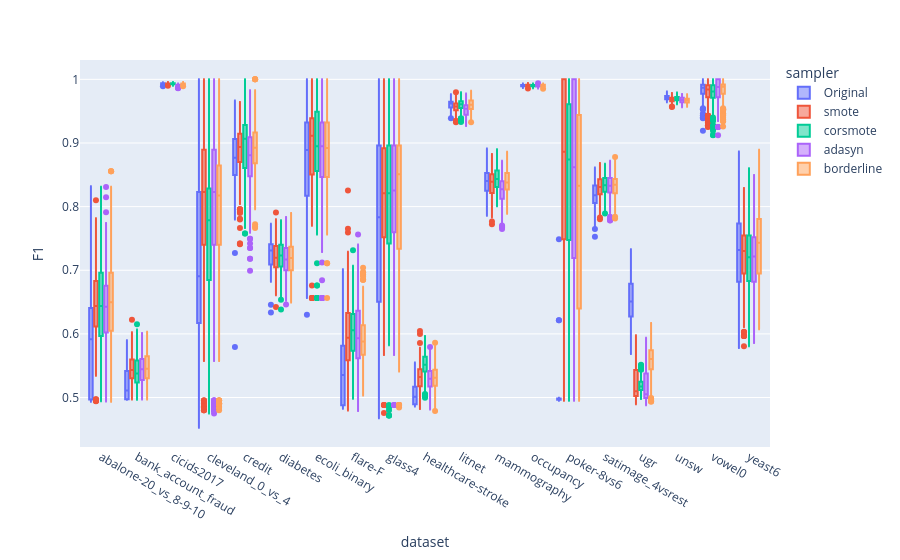

This figure's notebook cell:
### Code cell
fig = px.box(df, y="F1", color="sampler", x="dataset")
fig.show()
fig.write_image("../ComparativaF1_por_dataset.pdf", format="pdf", width=1920)

### Figure 1 — Plotly figure (JSON) as saved in the notebook; plotly's stock layout.template omitted (floating-point values rounded to 4 significant figures; data arrays with more than 128 entries replaced by an {"elided": "..."} marker saying what was removed)
{"data": [{"alignmentgroup": "True", "hovertemplate": "sampler=Original<br>dataset=%{x}<br>F1=%{y}<extra></extra>", "legendgroup": "Original", "marker": {"color": "#636efa"}, "name": "Original", "notched": false, "offsetgroup": "Original", "orientation": "v", "showlegend": true, "type": "box", "x": {"elided": "1710 str values"}, "x0": " ", "xaxis": "x", "y": {"elided": "1710 float values"}, "y0": " ", "yaxis": "y"}, {"alignmentgroup": "True", "hovertemplate": "sampler=smote<br>dataset=%{x}<br>F1=%{y}<extra></extra>", "legendgroup": "smote", "marker": {"color": "#EF553B"}, "name": "smote", "notched": false, "offsetgroup": "smote", "orientation": "v", "showlegend": true, "type": "box", "x": {"elided": "5130 str values"}, "x0": " ", "xaxis": "x", "y": {"elided": "5130 float values"}, "y0": " ", "yaxis": "y"}, {"alignmentgroup": "True", "hovertemplate": "sampler=corsmote<br>dataset=%{x}<br>F1=%{y}<extra></extra>", "legendgroup": "corsmote", "marker": {"color": "#00cc96"}, "name": "corsmote", "notched": false, "offsetgroup": "corsmote", "orientation": "v", "showlegend": true, "type": "box", "x": {"elided": "5130 str values"}, "x0": " ", "xaxis": "x", "y": {"elided": "5130 float values"}, "y0": " ", "yaxis": "y"}, {"alignmentgroup": "True", "hovertemplate": "sampler=adasyn<br>dataset=%{x}<br>F1=%{y}<extra></extra>", "legendgroup": "adasyn", "marker": {"color": "#ab63fa"}, "name": "adasyn", "notched": false, "offsetgroup": "adasyn", "orientation": "v", "showlegend": true, "type": "box", "x": {"elided": "5043 str values"}, "x0": " ", "xaxis": "x", "y": {"elided": "5043 float values"}, "y0": " ", "yaxis": "y"}, {"alignmentgroup": "True", "hovertemplate": "sampler=borderline<br>dataset=%{x}<br>F1=%{y}<extra></extra>", "legendgroup": "borderline", "marker": {"color": "#FFA15A"}, "name": "borderline", "notched": false, "offsetgroup": "borderline", "orientation": "v", "showlegend": true, "type": "box", "x": {"elided": "5130 str values"}, "x0": " ", "xaxis": "x", "y": {"elided": "5130 float values"}, "y0": " ", "yaxis": "y"}], "layout": {"boxmode": "group", "legend": {"title": {"text": "sampler"}, "tracegroupgap": 0}, "margin": {"t": 60}, "xaxis": {"anchor": "y", "domain": [0, 1], "title": {"text": "dataset"}}, "yaxis": {"anchor": "x", "domain": [0, 1], "title": {"text": "F1"}}}}
